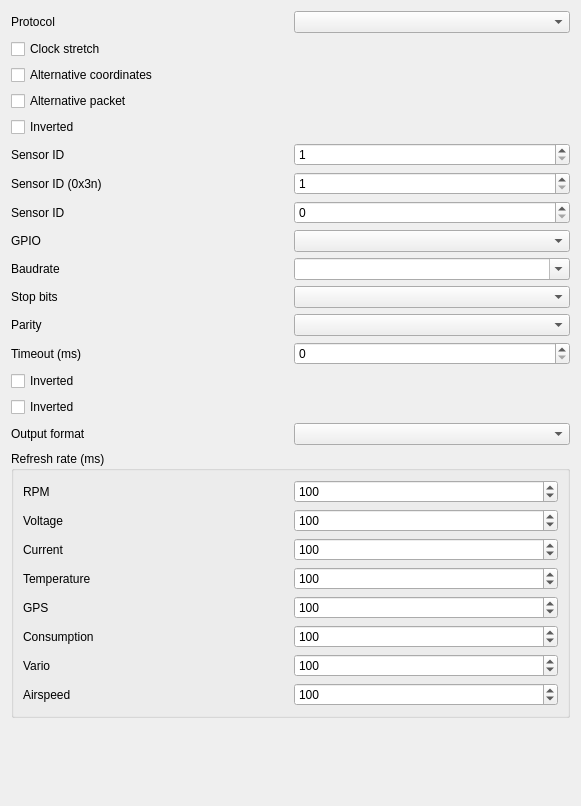
              <widget class="QWidget" name="scrollAreaWidgetContentsReceiver">
               <property name="geometry">
                <rect>
                 <x>0</x>
                 <y>-104</y>
                 <width>581</width>
                 <height>806</height>
                </rect>
               </property>
               <layout class="QGridLayout" name="gridLayout_14">
                <item row="9" column="0">
                 <widget class="QLabel" name="lbSerialMonitorGpio">
                  <property name="text">
                   <string>GPIO</string>
                  </property>
                 </widget>
                </item>
                <item row="12" column="1">
                 <widget class="QComboBox" name="cbParity">
                  <property name="enabled">
                   <bool>true</bool>
                  </property>
                 </widget>
                </item>
                <item row="6" column="0">
                 <widget class="QLabel" name="lbSensorIdSrxl2">
                  <property name="text">
                   <string>Sensor ID (0x3n)</string>
                  </property>
                 </widget>
                </item>
                <item row="17" column="0" colspan="2">
                 <widget class="QGroupBox" name="gbRate">
                  <property name="enabled">
                   <bool>true</bool>
                  </property>
                  <property name="title">
                   <string>Refresh rate (ms)</string>
                  </property>
                  <layout class="QGridLayout" name="gridLayout_13">
                   <item row="4" column="0">
                    <widget class="QLabel" name="label_25">
                     <property name="enabled">
                      <bool>true</bool>
                     </property>
                     <property name="text">
                      <string>GPS</string>
                     </property>
                    </widget>
                   </item>
                   <item row="6" column="0">
                    <widget class="QLabel" name="label_28">
                     <property name="enabled">
                      <bool>true</bool>
                     </property>
                     <property name="text">
                      <string>Vario</string>
                     </property>
                    </widget>
                   </item>
                   <item row="2" column="1">
                    <widget class="QSpinBox" name="sbCurrentRate">
                     <property name="enabled">
                      <bool>true</bool>
                     </property>
                     <property name="minimum">
                      <number>1</number>
                     </property>
                     <property name="maximum">
                      <number>2000</number>
                     </property>
                     <property name="singleStep">
                      <number>1</number>
                     </property>
                     <property name="value">
                      <number>100</number>
                     </property>
                    </widget>
                   </item>
                   <item row="0" column="0">
                    <widget class="QLabel" name="label_16">
                     <property name="enabled">
                      <bool>true</bool>
                     </property>
                     <property name="text">
                      <string>RPM</string>
                     </property>
                    </widget>
                   </item>
                   <item row="2" column="0">
                    <widget class="QLabel" name="label_18">
                     <property name="enabled">
                      <bool>true</bool>
                     </property>
                     <property name="text">
                      <string>Current</string>
                     </property>
                    </widget>
                   </item>
                   <item row="7" column="0">
                    <widget class="QLabel" name="label_30">
                     <property name="enabled">
                      <bool>true</bool>
                     </property>
                     <property name="text">
                      <string>Airspeed</string>
                     </property>
                    </widget>
                   </item>
                   <item row="6" column="1">
                    <widget class="QSpinBox" name="sbVarioRate">
                     <property name="enabled">
                      <bool>true</bool>
                     </property>
                     <property name="minimum">
                      <number>1</number>
                     </property>
                     <property name="maximum">
                      <number>2000</number>
                     </property>
                     <property name="singleStep">
                      <number>1</number>
                     </property>
                     <property name="value">
                      <number>100</number>
                     </property>
                    </widget>
                   </item>
                   <item row="1" column="1">
                    <widget class="QSpinBox" name="sbVoltageRate">
                     <property name="enabled">
                      <bool>true</bool>
                     </property>
                     <property name="minimum">
                      <number>1</number>
                     </property>
                     <property name="maximum">
                      <number>2000</number>
                     </property>
                     <property name="singleStep">
                      <number>1</number>
                     </property>
                     <property name="value">
                      <number>100</number>
                     </property>
                    </widget>
                   </item>
                   <item row="0" column="1">
                    <widget class="QSpinBox" name="sbRpmRate">
                     <property name="enabled">
                      <bool>true</bool>
                     </property>
                     <property name="minimum">
                      <number>1</number>
                     </property>
                     <property name="maximum">
                      <number>2000</number>
                     </property>
                     <property name="singleStep">
                      <number>1</number>
                     </property>
                     <property name="value">
                      <number>100</number>
                     </property>
                    </widget>
                   </item>
                   <item row="3" column="0">
                    <widget class="QLabel" name="label_19">
                     <property name="enabled">
                      <bool>true</bool>
                     </property>
                     <property name="text">
                      <string>Temperature</string>
                     </property>
                    </widget>
                   </item>
                   <item row="7" column="1">
                    <widget class="QSpinBox" name="sbAirspeedRate">
                     <property name="enabled">
                      <bool>true</bool>
                     </property>
                     <property name="minimum">
                      <number>1</number>
                     </property>
                     <property name="maximum">
                      <number>2000</number>
                     </property>
                     <property name="singleStep">
                      <number>1</number>
                     </property>
                     <property name="value">
                      <number>100</number>
                     </property>
                    </widget>
                   </item>
                   <item row="5" column="1">
                    <widget class="QSpinBox" name="sbConsumptionRate">
                     <property name="enabled">
                      <bool>true</bool>
                     </property>
                     <property name="minimum">
                      <number>1</number>
                     </property>
                     <property name="maximum">
                      <number>2000</number>
                     </property>
                     <property name="singleStep">
                      <number>1</number>
                     </property>
                     <property name="value">
                      <number>100</number>
                     </property>
                    </widget>
                   </item>
                   <item row="4" column="1">
                    <widget class="QSpinBox" name="sbGpsRate">
                     <property name="enabled">
                      <bool>true</bool>
                     </property>
                     <property name="minimum">
                      <number>1</number>
                     </property>
                     <property name="maximum">
                      <number>2000</number>
                     </property>
                     <property name="singleStep">
                      <number>1</number>
                     </property>
                     <property name="value">
                      <number>100</number>
                     </property>
                    </widget>
                   </item>
                   <item row="3" column="1">
                    <widget class="QSpinBox" name="sbTemperatureRate">
                     <property name="enabled">
                      <bool>true</bool>
                     </property>
                     <property name="minimum">
                      <number>1</number>
                     </property>
                     <property name="maximum">
                      <number>2000</number>
                     </property>
                     <property name="singleStep">
                      <number>1</number>
                     </property>
                     <property name="value">
                      <number>100</number>
                     </property>
                    </widget>
                   </item>
                   <item row="1" column="0">
                    <widget class="QLabel" name="label_17">
                     <property name="enabled">
                      <bool>true</bool>
                     </property>
                     <property name="text">
                      <string>Voltage</string>
                     </property>
                    </widget>
                   </item>
                   <item row="5" column="0">
                    <widget class="QLabel" name="label_5">
                     <property name="enabled">
                      <bool>true</bool>
                     </property>
                     <property name="text">
                      <string>Consumption</string>
                     </property>
                    </widget>
                   </item>
                  </layout>
                 </widget>
                </item>
                <item row="10" column="1">
                 <widget class="QComboBox" name="cbBaudrate">
                  <property name="enabled">
                   <bool>true</bool>
                  </property>
                  <property name="editable">
                   <bool>true</bool>
                  </property>
                 </widget>
                </item>
                <item row="3" column="0">
                 <widget class="QCheckBox" name="cbAlternativePacket">
                  <property name="enabled">
                   <bool>true</bool>
                  </property>
                  <property name="text">
                   <string>Alternative packet</string>
                  </property>
                 </widget>
                </item>
                <item row="6" column="1">
                 <widget class="QSpinBox" name="sbSensorIdSrxl2">
                  <property name="minimum">
                   <number>1</number>
                  </property>
                  <property name="maximum">
                   <number>15</number>
                  </property>
                 </widget>
                </item>
                <item row="13" column="1">
                 <widget class="QSpinBox" name="sbTimeout">
                  <property name="enabled">
                   <bool>true</bool>
                  </property>
                  <property name="maximum">
                   <number>100</number>
                  </property>
                 </widget>
                </item>
                <item row="16" column="0">
                 <widget class="QLabel" name="lbSerialFormat">
                  <property name="text">
                   <string>Output format</string>
                  </property>
                 </widget>
                </item>
                <item row="5" column="0">
                 <widget class="QLabel" name="lbSensorId">
                  <property name="enabled">
                   <bool>true</bool>
                  </property>
                  <property name="text">
                   <string>Sensor ID</string>
                  </property>
                 </widget>
                </item>
                <item row="0" column="1">
                 <widget class="QComboBox" name="cbReceiver">
                  <property name="enabled">
                   <bool>true</bool>
                  </property>
                 </widget>
                </item>
                <item row="12" column="0">
                 <widget class="QLabel" name="lbParity">
                  <property name="enabled">
                   <bool>true</bool>
                  </property>
                  <property name="text">
                   <string>Parity</string>
                  </property>
                 </widget>
                </item>
                <item row="9" column="1">
                 <widget class="QComboBox" name="cbSerialMonitorGpio"/>
                </item>
                <item row="16" column="1">
                 <widget class="QComboBox" name="cbSerialFormat"/>
                </item>
                <item row="1" column="0">
                 <widget class="QCheckBox" name="cbClockStretch">
                  <property name="enabled">
                   <bool>true</bool>
                  </property>
                  <property name="text">
                   <string>Clock stretch</string>
                  </property>
                 </widget>
                </item>
                <item row="11" column="1">
                 <widget class="QComboBox" name="cbStopbits">
                  <property name="enabled">
                   <bool>true</bool>
                  </property>
                 </widget>
                </item>
                <item row="14" column="0">
                 <widget class="QCheckBox" name="cbInverted">
                  <property name="enabled">
                   <bool>true</bool>
                  </property>
                  <property name="text">
                   <string>Inverted</string>
                  </property>
                 </widget>
                </item>
                <item row="15" column="0">
                 <widget class="QCheckBox" name="cbFbusInverted">
                  <property name="text">
                   <string>Inverted</string>
                  </property>
                 </widget>
                </item>
                <item row="18" column="0">
                 <spacer name="verticalSpacer_5">
                  <property name="orientation">
                   <enum>Qt::Vertical</enum>
                  </property>
                  <property name="sizeHint" stdset="0">
                   <size>
                    <width>20</width>
                    <height>40</height>
                   </size>
                  </property>
                 </spacer>
                </item>
                <item row="2" column="0">
                 <widget class="QCheckBox" name="cbAlternativeCoordinates">
                  <property name="enabled">
                   <bool>true</bool>
                  </property>
                  <property name="text">
                   <string>Alternative coordinates</string>
                  </property>
                 </widget>
                </item>
                <item row="4" column="0">
                 <widget class="QCheckBox" name="cbFPortInverted">
                  <property name="text">
                   <string>Inverted</string>
                  </property>
                 </widget>
                </item>
                <item row="5" column="1">
                 <widget class="QSpinBox" name="sbSensorId">
                  <property name="enabled">
                   <bool>true</bool>
                  </property>
                  <property name="minimum">
                   <number>1</number>
                  </property>
                  <property name="maximum">
                   <number>30</number>
                  </property>
                 </widget>
                </item>
                <item row="13" column="0">
                 <widget class="QLabel" name="lbTimeout">
                  <property name="enabled">
                   <bool>true</bool>
                  </property>
                  <property name="text">
                   <string>Timeout (ms)</string>
                  </property>
                 </widget>
                </item>
                <item row="10" column="0">
                 <widget class="QLabel" name="lbBaudrate">
                  <property name="enabled">
                   <bool>true</bool>
                  </property>
                  <property name="text">
                   <string>Baudrate</string>
                  </property>
                 </widget>
                </item>
                <item row="11" column="0">
                 <widget class="QLabel" name="lbStopbits">
                  <property name="enabled">
                   <bool>true</bool>
                  </property>
                  <property name="text">
                   <string>Stop bits</string>
                  </property>
                 </widget>
                </item>
                <item row="0" column="0">
                 <widget class="QLabel" name="label">
                  <property name="enabled">
                   <bool>true</bool>
                  </property>
                  <property name="text">
                   <string>Protocol</string>
                  </property>
                 </widget>
                </item>
                <item row="8" column="0">
                 <widget class="QLabel" name="lbSensorIdJeti">
                  <property name="text">
                   <string>Sensor ID</string>
                  </property>
                 </widget>
                </item>
                <item row="8" column="1">
                 <widget class="QSpinBox" name="sbSensorIdJeti">
                  <property name="minimum">
                   <number>0</number>
                  </property>
                  <property name="maximum">
                   <number>4</number>
                  </property>
                  <property name="value">
                   <number>0</number>
                  </property>
                 </widget>
                </item>
               </layout>
              </widget>
